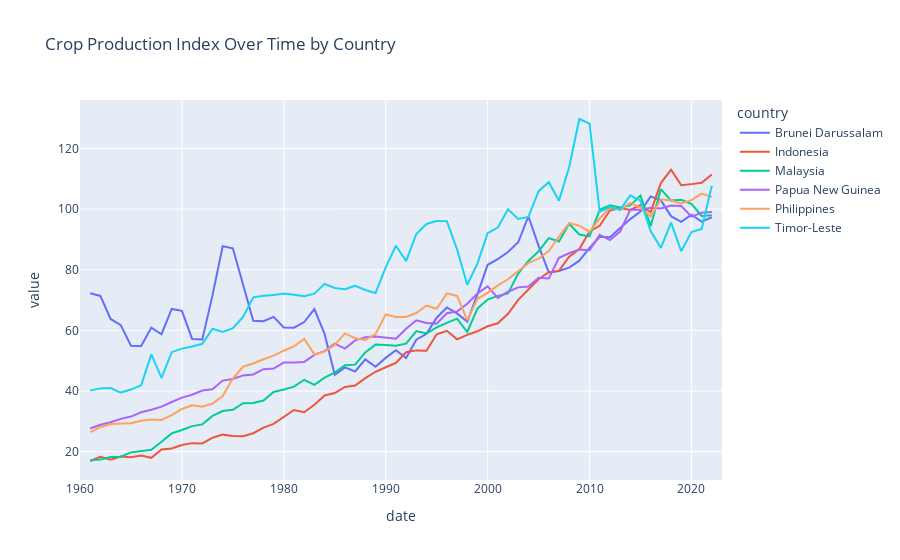

Write notebook code for a chart like this one.
### Code cell
vars = {"AG.PRD.CROP.XD": "Crop Production Index"}
use=["BRN", "IDN", "MYS", "PNG", "PHL", "TLS"]
crops = wbdata.get_dataframe(vars,country=use,parse_dates=True).squeeze().unstack('country')
crops.plot(title="Crop Production Index Over Time by Country")
